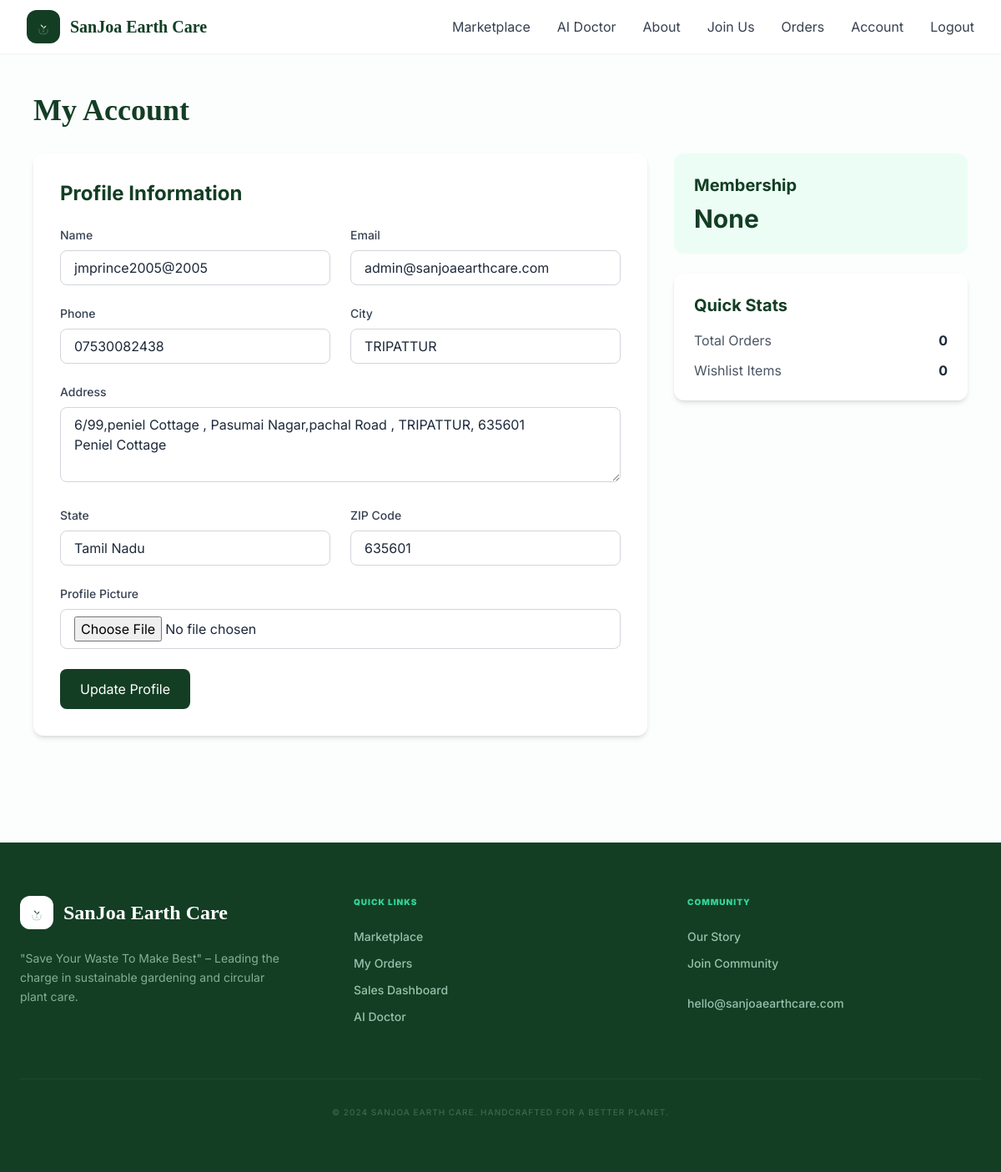
The app's page /account/ (signed in) with its own data.
### botanical/models.py (models this page shows, shortened)
class UserProfile(models.Model):
    MEMBERSHIP_CHOICES = [
        ('None', 'None'),
        ('Bronze', 'Bronze - $5/month'),
        ('Silver', 'Silver - $15/month'),
        ('Gold', 'Gold - $30/month'),
    ]
    user = models.OneToOneField(User, on_delete=models.CASCADE, related_name='profile')
    membership_tier = models.CharField(max_length=10, choices=MEMBERSHIP_CHOICES, default='None')
    profile_picture = models.ImageField(upload_to='profiles/', blank=True, null=True)
    phone_number = models.CharField(max_length=15, blank=True, null=True)
    address = models.TextField(blank=True, null=True)
    city = models.CharField(max_length=100, blank=True, null=True)
    state = models.CharField(max_length=100, blank=True, null=True)
    zip_code = models.CharField(max_length=10, blank=True, null=True)
    created_at = models.DateTimeField(auto_now_add=True)
    updated_at = models.DateTimeField(auto_now=True)
    class Meta:
        verbose_name = 'User Profile'
        verbose_name_plural = 'User Profiles'
        ordering = ['-created_at']
    @property
    def discount_percentage(self):
        discounts = {
            'Bronze': 5,
            'Silver': 10,
            'Gold': 15,
        }
        return discounts.get(self.membership_tier, 0)

### botanical/views.py (the view, shortened to what this page needs)
# urls.py: path('account/', views.account, name='account'),
@login_required
def account(request):
    profile = request.user.profile
    wishlist_items = Wishlist.objects.filter(user=request.user)
    context = {
        'profile': profile,
        'wishlist_items': wishlist_items,
    }
    return render(request, 'botanical/account.html', context)

### botanical/templates/botanical/account.html (shortened to what this page needs)
{% extends 'botanical/base.html' %}
{% block content %}
<div class="max-w-6xl mx-auto px-4 py-12">
    <h1 class="text-4xl font-serif font-bold text-[#133e24] mb-8">My Account</h1>
    <div class="grid md:grid-cols-3 gap-8">
        <div class="md:col-span-2 bg-white rounded-xl shadow-md p-8">
            <h2 class="text-2xl font-bold text-[#133e24] mb-6">Profile Information</h2>
            <form method="post" enctype="multipart/form-data" class="space-y-6">
                <div class="grid md:grid-cols-2 gap-6">
                    <div>
                        <label class="block text-sm font-medium text-gray-700 mb-2">Name</label>
                        <input type="text"
                               name="name"
                               value="{{ user.first_name }}"
                               class="w-full px-4 py-2 border border-gray-300 rounded-lg">
                    </div>
                    <div>
                        <label class="block text-sm font-medium text-gray-700 mb-2">Email</label>
                        <input type="email"
                               name="email"
                               value="{{ user.email }}"
                               class="w-full px-4 py-2 border border-gray-300 rounded-lg">
                    </div>
                    <div>
                        <label class="block text-sm font-medium text-gray-700 mb-2">Phone</label>
                        <input type="tel"
                               name="phone"
                               value="{{ profile.phone_number|default:'' }}"
                               class="w-full px-4 py-2 border border-gray-300 rounded-lg">
                    </div>
                    <div>
                        <label class="block text-sm font-medium text-gray-700 mb-2">City</label>
                        <input type="text"
                               name="city"
                               value="{{ profile.city|default:'' }}"
                               class="w-full px-4 py-2 border border-gray-300 rounded-lg">
                    </div>
                </div>
                <div>
                    <label class="block text-sm font-medium text-gray-700 mb-2">Address</label>
                    <textarea name="address"
                              rows="3"
                              class="w-full px-4 py-2 border border-gray-300 rounded-lg">{{ profile.address|default:'' }}</textarea>
                </div>
                <div class="grid md:grid-cols-2 gap-6">
                    <div>
                        <label class="block text-sm font-medium text-gray-700 mb-2">State</label>
                        <input type="text"
                               name="state"
                               value="{{ profile.state|default:'' }}"
                               class="w-full px-4 py-2 border border-gray-300 rounded-lg">
                    </div>
                    <div>
                        <label class="block text-sm font-medium text-gray-700 mb-2">ZIP Code</label>
                        <input type="text"
                               name="zip_code"
                               value="{{ profile.zip_code|default:'' }}"
                               class="w-full px-4 py-2 border border-gray-300 rounded-lg">
                    </div>
                </div>
                <div>
                    <label class="block text-sm font-medium text-gray-700 mb-2">Profile Picture</label>
                    <input type="file"
                           name="profile_picture"
                           accept="image/*"
                           class="w-full px-4 py-2 border border-gray-300 rounded-lg">
                </div>
                <button type="submit"
                        class="bg-[#133e24] text-white px-6 py-3 rounded-lg hover:bg-[#0f3119]">
                    Update Profile
                </button>
            </form>
        </div>
        <div class="space-y-6">
            <div class="bg-emerald-50 rounded-xl p-6">
                <h3 class="text-xl font-bold text-[#133e24] mb-2">Membership</h3>
                <p class="text-3xl font-bold text-[#133e24]">{{ profile.membership_tier }}</p>
            </div>
            <div class="bg-white rounded-xl shadow-md p-6">
                <h3 class="text-xl font-bold text-[#133e24] mb-4">Quick Stats</h3>
                <div class="space-y-3">
                    <div class="flex justify-between">
                        <span class="text-gray-600">Total Orders</span>
                        <span class="font-bold">{{ user.orders.count }}</span>
                    </div>
                    <div class="flex justify-between">
                        <span class="text-gray-600">Wishlist Items</span>
                        <span class="font-bold">{{ wishlist_items.count }}</span>
                    </div>
                </div>
            </div>
        </div>
    </div>
</div>
{% endblock %}

### botanical/templates/botanical/base.html (style rules this page uses)
body { font-family: 'Inter', sans-serif; background-color: #fcfdfd; color: #1e293b; overflow-x: hidden; }
.font-serif { font-family: 'Playfair Display', serif; }

### records on screen
UserProfile: phone "07530082438", city "TRIPATTUR", address "6/99,peniel Cottage , Pasumai Nagar,pachal Road , TRIPATTUR, 635601 Peniel Cottage", state "Tamil Nadu", zip_code "635601", membership_tier "None"

### other values on screen
{{ user.orders.count }} "0"
{{ wishlist_items.count }} "0"
